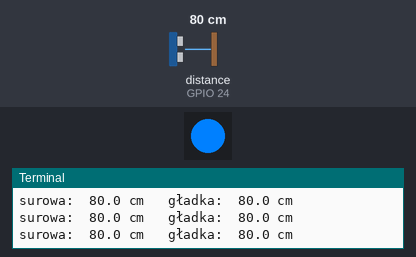
This program was run on a simulated Raspberry Pi (BCM pin numbers). On the bench: 1 RGB LEDs in strip order, left to right, the last lines printed to the terminal. The inputs (shaded band) are chosen by the test bench; at power-on: distance to the obstacle (sensor on GPIO 24) 80 cm. The echo pulse lasts 58.3 µs per cm.

Above: at 1.6 s.
1.7 s: distance to the obstacle (sensor on GPIO 24) set to 18 cm
At 2.6 s:
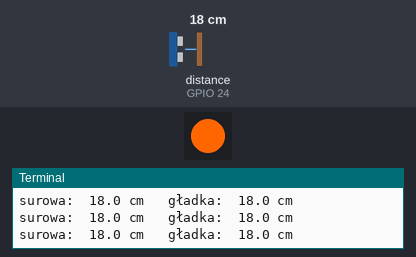
3.8 s: distance to the obstacle (sensor on GPIO 24) set to 35 cm
At 5.6 s:
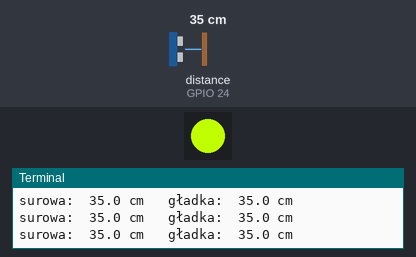
5.9 s: distance to the obstacle (sensor on GPIO 24) set to 120 cm
At 7.1 s:
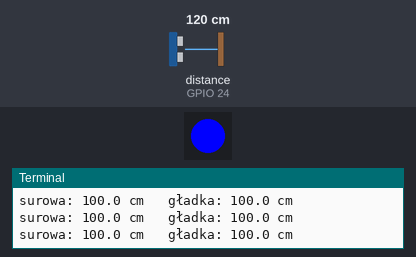
7.7 s: distance to the obstacle (sensor on GPIO 24) set to 2 cm
At 8.8 s:
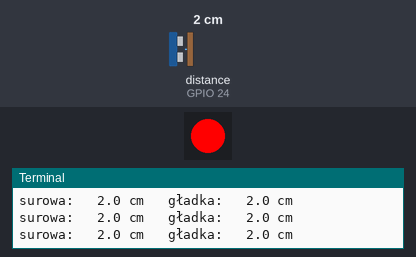
Timing chart, 0 to 10.6 s (numbered marks = the images above; inputs shaded):
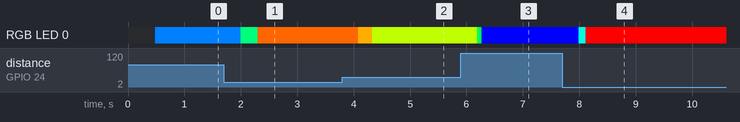

Measured:
- after the input at 1.7 s, RGB LED 0: RGB(0, 128, 255) → RGB(0, 255, 122) after 0.30 s, → RGB(255, 103, 0) 0.31 s later, → RGB(255, 102, 0) 0.06 s later
- after the input at 3.8 s, RGB LED 0: RGB(255, 102, 0) → RGB(255, 174, 0) after 0.28 s, → RGB(192, 255, 0) 0.25 s later, → RGB(191, 255, 0) 0.08 s later
- after the input at 5.9 s, RGB LED 0: RGB(191, 255, 0) → RGB(0, 255, 82) after 0.29 s, → RGB(0, 0, 255) 0.08 s later
- after the input at 7.7 s, RGB LED 0: RGB(0, 0, 255) → RGB(0, 255, 225) after 0.29 s, → RGB(255, 0, 0) 0.12 s later

The program:

main.py
```python
# Program główny: czujnik -> wygładzanie -> kolor -> dioda

from time import sleep

# nasze własne pliki z tego samego folderu
from sensors import odleglosc_cm
from display import kolor_dla_odleglosci, dioda

# jaką część drogi do nowego odczytu robimy w każdym obrocie
# 1 = bez wygładzania (drga), 0 = stoi w miejscu
WYGLADZANIE = 0.33

# wartość startowa - musi istnieć przed pętlą
gladkie_cm = odleglosc_cm()

while True:
    cm = odleglosc_cm()

    # przesuwamy gladkie_cm o kawałek w stronę nowego odczytu
    gladkie_cm = gladkie_cm + WYGLADZANIE * (cm - gladkie_cm)

    # kolor z wygładzonej odległości, żeby dioda nie drgała
    kolor = kolor_dla_odleglosci(gladkie_cm)
    dioda.color = kolor

    print(f"surowa: {cm:5.1f} cm   gładka: {gladkie_cm:5.1f} cm")

    # 50 odczytów na sekundę
    sleep(0.02)
```

sensors.py
```python
# Odczyt odległości z czujnika ultradźwiękowego HC-SR04

from gpiozero import DistanceSensor
from time import sleep

# trigger - każemy czujnikowi piszczeć, echo - wraca echo (przez dzielnik napięcia)
# max_distance domyślnie 1 m -> odczyty 0..100 cm
czujnik = DistanceSensor(echo=24, trigger=23)


def odleglosc_cm():
    # czujnik.distance jest w metrach -> zamiana na cm
    return czujnik.distance * 100


# Test czujnika - tylko przy "python3 sensors.py", pomijany przy imporcie
if __name__ == "__main__":
    while True:
        print(f"{odleglosc_cm():.1f} cm")
        sleep(0.5)
```

display.py
```python
# Obsługa diody RGB: odległość -> kolor (blisko czerwony, daleko niebieski)

from gpiozero import RGBLED
from time import sleep
import colorsys

BLISKO_CM = 10    # tak blisko lub bliżej -> całkiem czerwony
DALEKO_CM = 90    # tak daleko lub dalej  -> całkiem niebieski

dioda = RGBLED(red=17, green=27, blue=25)


def kolor_dla_odleglosci(cm):
    # t = "procent drogi" od BLISKO_CM (0) do DALEKO_CM (1)
    t = (cm - BLISKO_CM) / (DALEKO_CM - BLISKO_CM)

    # przycinamy t do zakresu 0..1
    if t < 0:
        t = 0
    if t > 1:
        t = 1

    # koło kolorów: 0° czerwony, 60° żółty, 120° zielony, 240° niebieski
    stopnie = t * 240

    # colorsys chce ułamek koła (0..1), a nie stopnie
    odcien = stopnie / 360

    # (odcień, nasycenie, jasność) -> (R, G, B), każda wartość 0..1
    czerwony, zielony, niebieski = colorsys.hsv_to_rgb(odcien, 1, 1)

    return (czerwony, zielony, niebieski)


# Test diody - tylko przy "python3 display.py", pomijany przy imporcie
if __name__ == "__main__":
    for cm in [0, 10, 30, 50, 70, 90, 120]:
        kolor = kolor_dla_odleglosci(cm)
        print(f"{cm} cm -> kolor {kolor}")
        dioda.color = kolor
        sleep(2)

    print("koniec")
    dioda.off()
```
